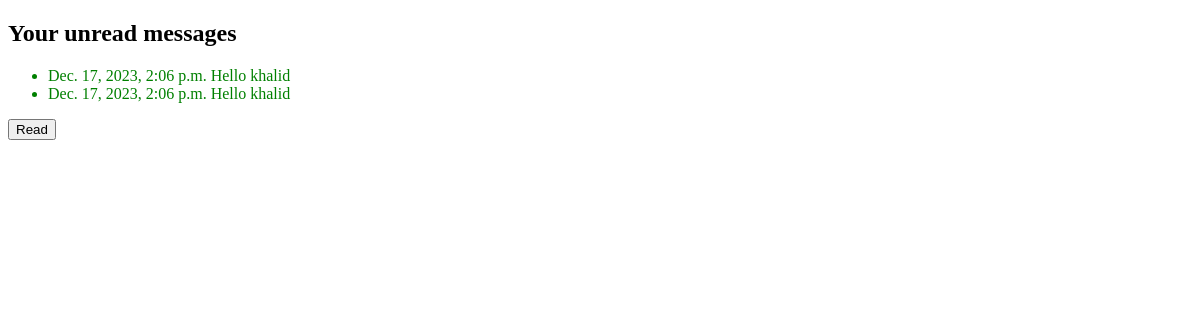
The page /chat/messages/ (signed in) on the database as committed earlier.
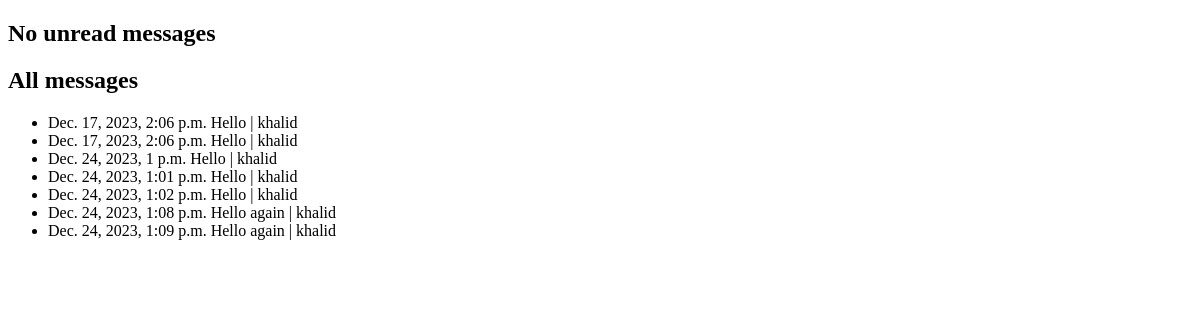
The same page on the database as committed later.
### user/models.py (models this page shows)
class Message(models.Model):
    user = models.ForeignKey(User, on_delete=models.CASCADE)
    sended_at = models.DateTimeField(auto_now_add=True)
    is_read = models.BooleanField(default=False)
    text = models.TextField(blank=False)
    receiver = models.ForeignKey(User, on_delete=models.PROTECT, blank=True, related_name='received_messages', null=True)
    chat_id = models.ForeignKey(Chat, blank=True, null=True, on_delete=models.CASCADE)

### user/views.py (the view)
# urls.py: path("messages/", get_messages, name="messages"),
def get_messages(request: HttpRequest):
    user_chats = User.objects.get(username=request.user.username).chats.all()
    all_messges = Message.objects.filter(Q(receiver=request.user.pk) | Q(chat_id__in=user_chats)).all()
    if request.method == "POST":
        for i in all_messges:
            if not i.is_read:
                i.is_read = True
                i.save()
    read_messages = [ i for i in all_messges if i.is_read]
    unread = [i for i in all_messges if not i.is_read]
    context = {
        "unread": unread,
        "read": read_messages,
        "msgs": all_messges,
    }
    return render(request, "user/received.html", context=context)

### user/templates/user/received.html (shortened to what this page needs)
{% extends "user/index.html" %}
{% block body %}
    {% if unread %}
        <h2>Your unread messages</h2>
        <ul>
        {% for message in unread %}
            <li class="unread"> {{message.sended_at}} {{message.text}} {{message.user}} </li>
        {% endfor %}
        </ul>
        <form method="post">
            <button type="submit">Read</button>
        </form>
    {% else %}
        <h2>No unread messages</h2>
    {% endif %}
    {% if read %}
        <h2>All messages</h2>
        <ul>
            {% for message in read %}
                <li class="read"> {{message.sended_at}} {{message.text}} | {{message.user}} </li>
            {% endfor %}
        </ul>
    {% endif %}
{% endblock body %}

Rows that differ between the two databases and show on the page:
changed Message (number 1 of 7 on the later page): moves from the list under "Your unread messages" to the list under "All messages"
changed Message (number 2 of 7 on the later page): moves from the list under "Your unread messages" to the list under "All messages"
added Message: sended_at "Dec. 24, 2023, 1 p.m.", text "Hello", user "khalid", shown under "All messages"
added Message: sended_at "Dec. 24, 2023, 1:01 p.m.", text "Hello", user "khalid", shown under "All messages"
added Message: sended_at "Dec. 24, 2023, 1:02 p.m.", text "Hello", user "khalid", shown under "All messages"
added Message: sended_at "Dec. 24, 2023, 1:08 p.m.", text "Hello again", user "khalid", shown under "All messages"
added Message: sended_at "Dec. 24, 2023, 1:09 p.m.", text "Hello again", user "khalid", shown under "All messages"
Other text that changed with them:
text no longer shown: "Your unread messages Read"
text now shown: "No unread messages All messages"
